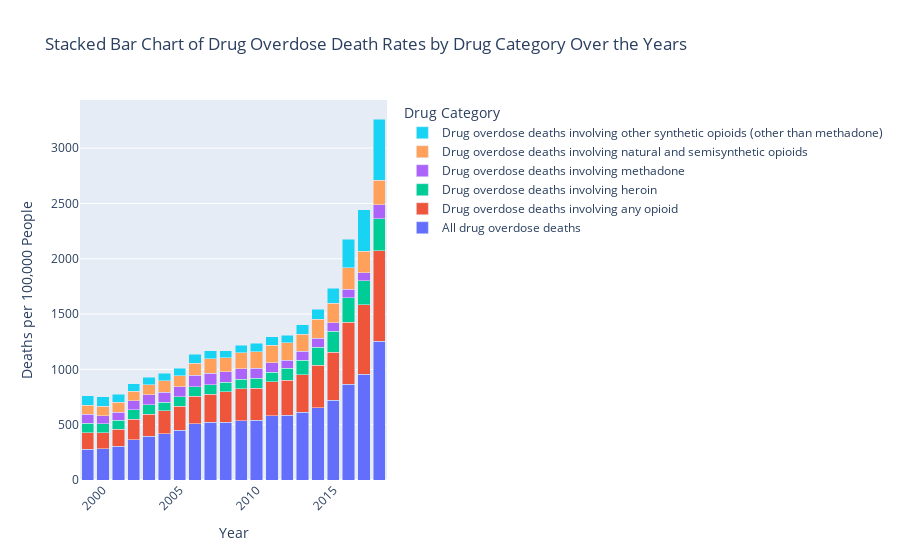

Notebook code cell kept with this figure:
### Markdown cell above
## Stacked Bar Chart of Drug Overdose Death Rates by Drug Category Over the Years

### Code cell
# Group data by year and panel, then compute the sum of estimates for each group
stacked_data = data.groupby(['year', 'panel'])['estimate'].sum().unstack('panel').fillna(0)

# Create traces for each drug category, which will be stacked by year
traces = [go.Bar(name=category, x=stacked_data.index, y=stacked_data[category]) for category in stacked_data.columns]

# Create the figure with all traces
fig = go.Figure(data=traces)

# Make the bars stacked
fig.update_layout(barmode='stack')

# Customize the layout
fig.update_layout(
    title='Stacked Bar Chart of Drug Overdose Death Rates by Drug Category Over the Years',
    xaxis=dict(title='Year', tickangle=-45),
    yaxis=dict(title='Deaths per 100,000 People'),
    legend_title_text='Drug Category',
    legend=dict(x=1.05, y=1, bgcolor='rgba(255, 255, 255, 0.5)', bordercolor='rgba(0, 0, 0, 0.1)')
)

# Show the figure
fig.show()

### Figure 1 — Plotly figure (JSON) as saved in the notebook; plotly's stock layout.template omitted (floating-point values rounded to 4 significant figures)
{"data": [{"name": "All drug overdose deaths", "type": "bar", "x": [1999, 2000, 2001, 2002, 2003, 2004, 2005, 2006, 2007, 2008, 2009, 2010, 2011, 2012, 2013, 2014, 2015, 2016, 2017, 2018], "y": [278.7, 280.4, 303.9, 364.7, 395.8, 417.9, 450.8, 509.5, 520.8, 523.1, 534.4, 542.1, 580.2, 584.4, 614.1, 654.2, 719.4, 867.5, 954.9, 1253.0]}, {"name": "Drug overdose deaths involving any opioid", "type": "bar", "x": [1999, 2000, 2001, 2002, 2003, 2004, 2005, 2006, 2007, 2008, 2009, 2010, 2011, 2012, 2013, 2014, 2015, 2016, 2017, 2018], "y": [149.0, 144.7, 153.5, 184.6, 198.8, 206.7, 217.2, 248.9, 256.6, 273.6, 288.3, 286.5, 309.7, 316.8, 338.2, 384.6, 435.9, 556.7, 627.8, 818.4]}, {"name": "Drug overdose deaths involving heroin", "type": "bar", "x": [1999, 2000, 2001, 2002, 2003, 2004, 2005, 2006, 2007, 2008, 2009, 2010, 2011, 2012, 2013, 2014, 2015, 2016, 2017, 2018], "y": [85.5, 84.4, 82.5, 86.8, 86.1, 77.89, 84.9, 85.4, 83.79, 85.82, 87.4, 90.49, 85.59, 108.1, 132.4, 162.6, 187.3, 221.3, 218.9, 290.7]}, {"name": "Drug overdose deaths involving methadone", "type": "bar", "x": [1999, 2000, 2001, 2002, 2003, 2004, 2005, 2006, 2007, 2008, 2009, 2010, 2011, 2012, 2013, 2014, 2015, 2016, 2017, 2018], "y": [80.91, 73.57, 71.29, 79.75, 88.69, 92.67, 92.29, 101.6, 105.7, 96.45, 94.08, 91.75, 85.35, 74.13, 77.68, 81.63, 79.93, 80.33, 73.18, 127.4]}, {"name": "Drug overdose deaths involving natural and semisynthetic opioids", "type": "bar", "x": [1999, 2000, 2001, 2002, 2003, 2004, 2005, 2006, 2007, 2008, 2009, 2010, 2011, 2012, 2013, 2014, 2015, 2016, 2017, 2018], "y": [82.87, 84.97, 89.54, 87.33, 92.91, 100.2, 95.85, 109.7, 129.6, 128.1, 144.3, 150.4, 157.8, 155.1, 155.5, 168.9, 173.2, 193.1, 193.0, 221.7]}, {"name": "Drug overdose deaths involving other synthetic opioids (other than methadone)", "type": "bar", "x": [1999, 2000, 2001, 2002, 2003, 2004, 2005, 2006, 2007, 2008, 2009, 2010, 2011, 2012, 2013, 2014, 2015, 2016, 2017, 2018], "y": [84.93, 83.15, 76.4, 64.81, 66.11, 69.21, 68.2, 82.0, 72.07, 62.68, 69.36, 76.06, 76.47, 68.71, 83.47, 93.35, 139.1, 259.3, 374.2, 552.4]}], "layout": {"autosize": true, "barmode": "stack", "legend": {"bgcolor": "rgba(255, 255, 255, 0.5)", "bordercolor": "rgba(0, 0, 0, 0.1)", "title": {"text": "Drug Category"}, "x": 1.05, "y": 1}, "title": {"text": "Stacked Bar Chart of Drug Overdose Death Rates by Drug Category Over the Years"}, "xaxis": {"autorange": true, "range": [1998.0, 2018.0], "tickangle": -45, "title": {"text": "Year"}, "type": "linear"}, "yaxis": {"autorange": true, "range": [0, 3435.0], "title": {"text": "Deaths per 100,000 People"}, "type": "linear"}}}
